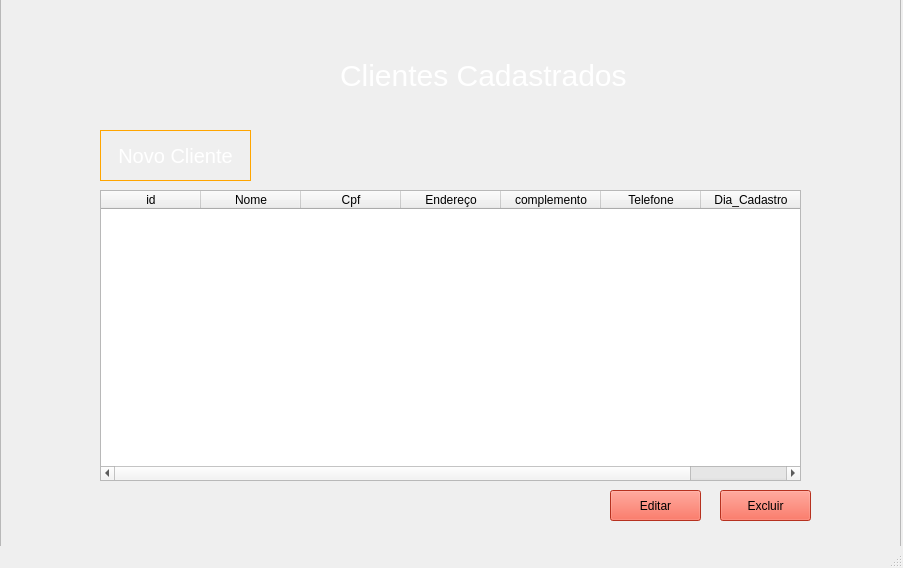
<?xml version="1.0" encoding="UTF-8"?>
<ui version="4.0">
 <class>MainWindow</class>
 <widget class="QMainWindow" name="MainWindow">
  <property name="geometry">
   <rect>
    <x>0</x>
    <y>0</y>
    <width>903</width>
    <height>568</height>
   </rect>
  </property>
  <property name="windowTitle">
   <string>MainWindow</string>
  </property>
  <property name="autoFillBackground">
   <bool>false</bool>
  </property>
  <property name="styleSheet">
   <string notr="true"/>
  </property>
  <property name="documentMode">
   <bool>false</bool>
  </property>
  <widget class="QWidget" name="centralwidget">
   <widget class="QTableWidget" name="tableWidget">
    <property name="geometry">
     <rect>
      <x>100</x>
      <y>190</y>
      <width>701</width>
      <height>291</height>
     </rect>
    </property>
    <property name="styleSheet">
     <string notr="true"/>
    </property>
    <column>
     <property name="text">
      <string>id</string>
     </property>
    </column>
    <column>
     <property name="text">
      <string>Nome</string>
     </property>
    </column>
    <column>
     <property name="text">
      <string>Cpf</string>
     </property>
    </column>
    <column>
     <property name="text">
      <string>Endereço</string>
     </property>
    </column>
    <column>
     <property name="text">
      <string>complemento</string>
     </property>
    </column>
    <column>
     <property name="text">
      <string>Telefone</string>
     </property>
    </column>
    <column>
     <property name="text">
      <string>Dia_Cadastro</string>
     </property>
    </column>
   </widget>
   <widget class="QPushButton" name="pushButton_6">
    <property name="geometry">
     <rect>
      <x>720</x>
      <y>490</y>
      <width>91</width>
      <height>31</height>
     </rect>
    </property>
    <property name="styleSheet">
     <string notr="true">background-color: rgb(255, 69, 44);</string>
    </property>
    <property name="text">
     <string>Excluir</string>
    </property>
   </widget>
   <widget class="QPushButton" name="pushButton_7">
    <property name="geometry">
     <rect>
      <x>610</x>
      <y>490</y>
      <width>91</width>
      <height>31</height>
     </rect>
    </property>
    <property name="styleSheet">
     <string notr="true">background-color: rgb(255, 69, 44);
</string>
    </property>
    <property name="text">
     <string>Editar</string>
    </property>
   </widget>
   <widget class="QPushButton" name="pushButton_8">
    <property name="geometry">
     <rect>
      <x>100</x>
      <y>130</y>
      <width>151</width>
      <height>51</height>
     </rect>
    </property>
    <property name="styleSheet">
     <string notr="true">
QPushButton{ border:1px solid orange;color:white;font-size:20px ; }


QPushButton:hover{ background-color:orange;color:black  }


</string>
    </property>
    <property name="text">
     <string>Novo Cliente</string>
    </property>
   </widget>
   <widget class="QFrame" name="frame">
    <property name="geometry">
     <rect>
      <x>0</x>
      <y>-10</y>
      <width>901</width>
      <height>561</height>
     </rect>
    </property>
    <property name="styleSheet">
     <string notr="true">background-image: url(:/fundo/Black-and-Orange-Desktop-Background.jpg);</string>
    </property>
    <property name="frameShape">
     <enum>QFrame::StyledPanel</enum>
    </property>
    <property name="frameShadow">
     <enum>QFrame::Raised</enum>
    </property>
    <widget class="QLabel" name="label_2">
     <property name="geometry">
      <rect>
       <x>340</x>
       <y>70</y>
       <width>301</width>
       <height>31</height>
      </rect>
     </property>
     <property name="styleSheet">
      <string notr="true">color:white;font-size:30px;backgound-img:none</string>
     </property>
     <property name="text">
      <string>Clientes Cadastrados</string>
     </property>
    </widget>
   </widget>
   <zorder>frame</zorder>
   <zorder>tableWidget</zorder>
   <zorder>pushButton_6</zorder>
   <zorder>pushButton_7</zorder>
   <zorder>pushButton_8</zorder>
  </widget>
  <widget class="QMenuBar" name="menubar">
   <property name="geometry">
    <rect>
     <x>0</x>
     <y>0</y>
     <width>903</width>
     <height>21</height>
    </rect>
   </property>
  </widget>
  <widget class="QStatusBar" name="statusbar"/>
 </widget>
 <resources>
  <include location="../../../../AppData/Local/Programs/Python/Python38-32/Lib/site-packages/qt5_applications/Qt/bin/aquimesmo.qrc"/>
  <include location="../imagemdefundo.qrc"/>
  <include location="cpanel.qrc"/>
 </resources>
 <connections/>
</ui>
